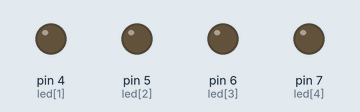
Recording of a sketch running on a simulated Arduino Uno, built with avr-gcc and run on an emulated ATmega328P. On the bench: output pins drawn as LEDs (lit = HIGH). Pins used as bus, display or sensor lines are not drawn.

Above: at 0.5 s.
At 1.5 s:
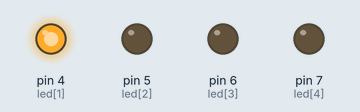
At 2.5 s:
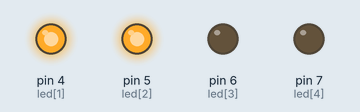
At 3.5 s:
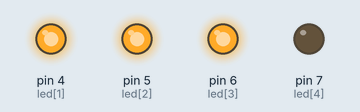
At 4.5 s:
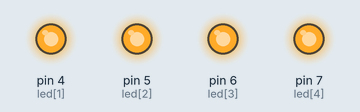
Timing chart, 0 to 7.8 s (numbered marks = the images above):
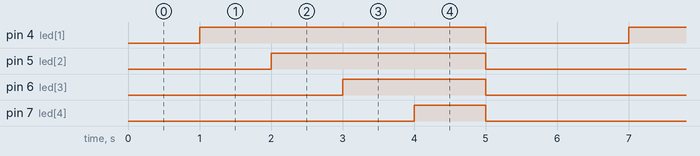

Measured:
- by itself, pin 4 (led[1]): alternates HIGH for 4.0 s and LOW for 2.0 s
- by itself, pin 5 (led[2]): alternates HIGH for 3.0 s and LOW for 3.0 s
- by itself, pin 6 (led[3]): alternates HIGH for 2.0 s and LOW for 4.0 s
- by itself, pin 7 (led[4]): alternates HIGH for 1.0 s and LOW for 5.0 s

The sketch:

array_check6.ino
```cpp
int led[] = {0,4,5,6,7};
void setup() {
  Serial.begin(115200);
}

void loop() {
  for(int i = 0; i<5; i++){
    pinMode(led[i], OUTPUT);
    digitalWrite(led[i],HIGH);
    delay(1000);}
  for(int i = 0; i<5; i++){
    digitalWrite(led[i],LOW);
    }

    delay(1000);


}
```
